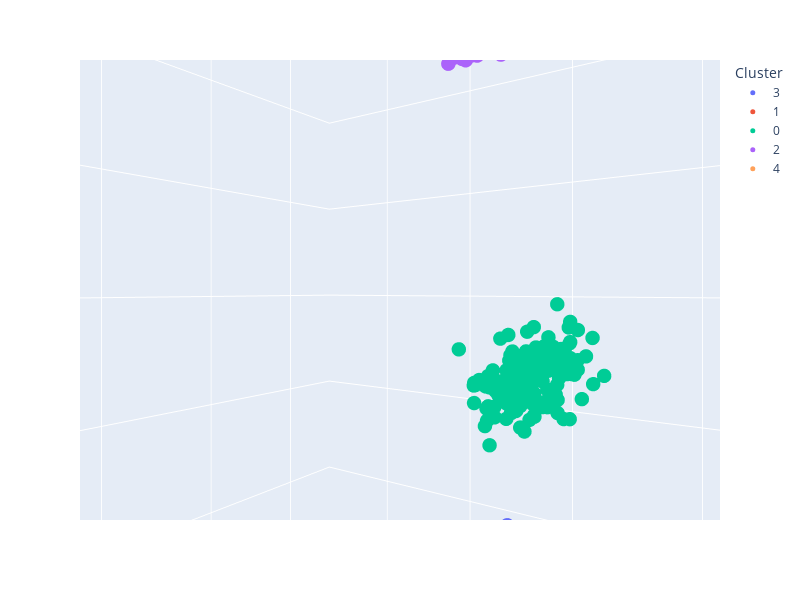

The code cell stored with this chart in its notebook:
### Code cell
fig = px.scatter_3d(x=df_seg['PCA_1'],y=df_seg['PCA_2'],z=df_seg['PCA_3'],
                    color=df_seg['cluster'].astype(str),
                    labels={
                        'x':'PCA1',
                        'y':'PCA2',
                        'z':'PCA3'
                    },
                    template='plotly')
fig.update_layout(width=800,
                  height=600,
                  legend_title_text='Cluster')


fig.update_traces(marker=dict(size=5))
fig.show()

### Figure 1 — Plotly figure (JSON) as saved in the notebook; plotly's stock layout.template omitted (floating-point values rounded to 4 significant figures; data arrays with more than 128 entries replaced by an {"elided": "..."} marker saying what was removed)
{"data": [{"hovertemplate": "color=3<br>PCA1=%{x}<br>PCA2=%{y}<br>PCA3=%{z}<extra></extra>", "legendgroup": "3", "marker": {"color": "#636efa", "size": 5, "symbol": "circle"}, "mode": "markers", "name": "3", "scene": "scene", "showlegend": true, "type": "scatter3d", "x": {"elided": "199 float values"}, "y": {"elided": "199 float values"}, "z": {"elided": "199 float values"}}, {"hovertemplate": "color=1<br>PCA1=%{x}<br>PCA2=%{y}<br>PCA3=%{z}<extra></extra>", "legendgroup": "1", "marker": {"color": "#EF553B", "size": 5, "symbol": "circle"}, "mode": "markers", "name": "1", "scene": "scene", "showlegend": true, "type": "scatter3d", "x": {"elided": "210 float values"}, "y": {"elided": "210 float values"}, "z": {"elided": "210 float values"}}, {"hovertemplate": "color=0<br>PCA1=%{x}<br>PCA2=%{y}<br>PCA3=%{z}<extra></extra>", "legendgroup": "0", "marker": {"color": "#00cc96", "size": 5, "symbol": "circle"}, "mode": "markers", "name": "0", "scene": "scene", "showlegend": true, "type": "scatter3d", "x": {"elided": "170 float values"}, "y": {"elided": "170 float values"}, "z": {"elided": "170 float values"}}, {"hovertemplate": "color=2<br>PCA1=%{x}<br>PCA2=%{y}<br>PCA3=%{z}<extra></extra>", "legendgroup": "2", "marker": {"color": "#ab63fa", "size": 5, "symbol": "circle"}, "mode": "markers", "name": "2", "scene": "scene", "showlegend": true, "type": "scatter3d", "x": {"elided": "206 float values"}, "y": {"elided": "206 float values"}, "z": {"elided": "206 float values"}}, {"hovertemplate": "color=4<br>PCA1=%{x}<br>PCA2=%{y}<br>PCA3=%{z}<extra></extra>", "legendgroup": "4", "marker": {"color": "#FFA15A", "size": 5, "symbol": "circle"}, "mode": "markers", "name": "4", "scene": "scene", "showlegend": true, "type": "scatter3d", "x": {"elided": "215 float values"}, "y": {"elided": "215 float values"}, "z": {"elided": "215 float values"}}], "layout": {"height": 600, "legend": {"title": {"text": "Cluster"}, "tracegroupgap": 0}, "margin": {"t": 60}, "scene": {"aspectmode": "auto", "aspectratio": {"x": 0.9878, "y": 1.032, "z": 0.9809}, "camera": {"center": {"x": 0, "y": 0, "z": 0}, "eye": {"x": 0.3316, "y": 0.2314, "z": 5.173e-06}, "projection": {"type": "perspective"}, "up": {"x": 0, "y": 0, "z": 1}}, "domain": {"x": [0, 1], "y": [0, 1]}, "xaxis": {"title": {"text": "PCA1"}, "type": "linear"}, "yaxis": {"title": {"text": "PCA2"}, "type": "linear"}, "zaxis": {"title": {"text": "PCA3"}, "type": "linear"}}, "width": 800}}
